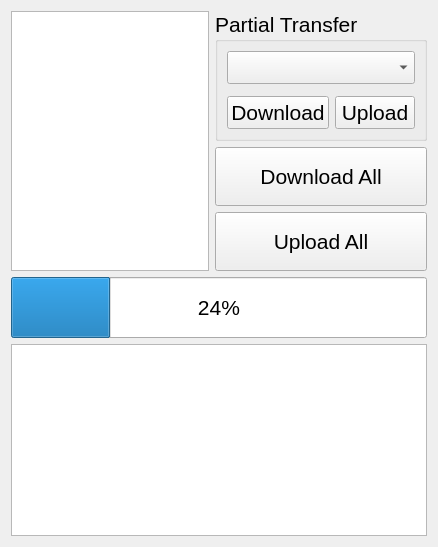
<?xml version="1.0" encoding="UTF-8"?>
<ui version="4.0">
 <class>FrontConfigurationTransfer</class>
 <widget class="QWidget" name="FrontConfigurationTransfer">
  <property name="geometry">
   <rect>
    <x>0</x>
    <y>0</y>
    <width>438</width>
    <height>547</height>
   </rect>
  </property>
  <property name="font">
   <font>
    <pointsize>16</pointsize>
   </font>
  </property>
  <property name="windowTitle">
   <string>Form</string>
  </property>
  <layout class="QGridLayout" name="gridLayout_7">
   <item row="0" column="0">
    <layout class="QGridLayout" name="gridLayout_6">
     <item row="0" column="0">
      <widget class="QTableView" name="tableView">
       <property name="sizePolicy">
        <sizepolicy hsizetype="Preferred" vsizetype="Preferred">
         <horstretch>0</horstretch>
         <verstretch>0</verstretch>
        </sizepolicy>
       </property>
       <attribute name="verticalHeaderVisible">
        <bool>false</bool>
       </attribute>
      </widget>
     </item>
     <item row="0" column="1">
      <layout class="QGridLayout" name="gridLayout_5">
       <item row="0" column="0">
        <widget class="QGroupBox" name="groupBox">
         <property name="title">
          <string>Partial Transfer</string>
         </property>
         <layout class="QGridLayout" name="gridLayout_4">
          <item row="0" column="0">
           <layout class="QGridLayout" name="gridLayout_3">
            <item row="0" column="0">
             <widget class="QComboBox" name="comboBoxItemSelection">
              <property name="sizePolicy">
               <sizepolicy hsizetype="Preferred" vsizetype="Preferred">
                <horstretch>0</horstretch>
                <verstretch>0</verstretch>
               </sizepolicy>
              </property>
              <property name="maximumSize">
               <size>
                <width>550</width>
                <height>100</height>
               </size>
              </property>
             </widget>
            </item>
            <item row="1" column="0">
             <widget class="FrontSingleFilter" name="widgetFilter" native="true">
              <property name="sizePolicy">
               <sizepolicy hsizetype="Preferred" vsizetype="Preferred">
                <horstretch>0</horstretch>
                <verstretch>0</verstretch>
               </sizepolicy>
              </property>
             </widget>
            </item>
            <item row="2" column="0">
             <layout class="QGridLayout" name="gridLayout">
              <item row="0" column="0">
               <widget class="QPushButton" name="pushButtonDownload">
                <property name="sizePolicy">
                 <sizepolicy hsizetype="Preferred" vsizetype="Preferred">
                  <horstretch>0</horstretch>
                  <verstretch>0</verstretch>
                 </sizepolicy>
                </property>
                <property name="text">
                 <string>Download</string>
                </property>
               </widget>
              </item>
              <item row="0" column="1">
               <widget class="QPushButton" name="pushButtonUpload">
                <property name="sizePolicy">
                 <sizepolicy hsizetype="Preferred" vsizetype="Preferred">
                  <horstretch>0</horstretch>
                  <verstretch>0</verstretch>
                 </sizepolicy>
                </property>
                <property name="text">
                 <string>Upload</string>
                </property>
               </widget>
              </item>
             </layout>
            </item>
           </layout>
          </item>
         </layout>
        </widget>
       </item>
       <item row="1" column="0">
        <widget class="QPushButton" name="pushButtonDownloadAll">
         <property name="sizePolicy">
          <sizepolicy hsizetype="Preferred" vsizetype="Preferred">
           <horstretch>0</horstretch>
           <verstretch>0</verstretch>
          </sizepolicy>
         </property>
         <property name="text">
          <string>Download All</string>
         </property>
        </widget>
       </item>
       <item row="2" column="0">
        <widget class="QPushButton" name="pushButtonUploadAll">
         <property name="sizePolicy">
          <sizepolicy hsizetype="Preferred" vsizetype="Preferred">
           <horstretch>0</horstretch>
           <verstretch>0</verstretch>
          </sizepolicy>
         </property>
         <property name="text">
          <string>Upload All</string>
         </property>
        </widget>
       </item>
      </layout>
     </item>
    </layout>
   </item>
   <item row="1" column="0">
    <layout class="QGridLayout" name="gridLayout_2">
     <item row="0" column="0">
      <widget class="QProgressBar" name="progressBar">
       <property name="sizePolicy">
        <sizepolicy hsizetype="Preferred" vsizetype="Preferred">
         <horstretch>0</horstretch>
         <verstretch>0</verstretch>
        </sizepolicy>
       </property>
       <property name="value">
        <number>24</number>
       </property>
      </widget>
     </item>
     <item row="1" column="0">
      <widget class="QTextBrowser" name="textBrowser">
       <property name="sizePolicy">
        <sizepolicy hsizetype="Preferred" vsizetype="Preferred">
         <horstretch>0</horstretch>
         <verstretch>0</verstretch>
        </sizepolicy>
       </property>
      </widget>
     </item>
    </layout>
   </item>
  </layout>
 </widget>
 <customwidgets>
  <customwidget>
   <class>FrontSingleFilter</class>
   <extends>QWidget</extends>
   <header>frontsinglefilter.h</header>
   <container>1</container>
  </customwidget>
 </customwidgets>
 <resources/>
 <connections/>
</ui>
